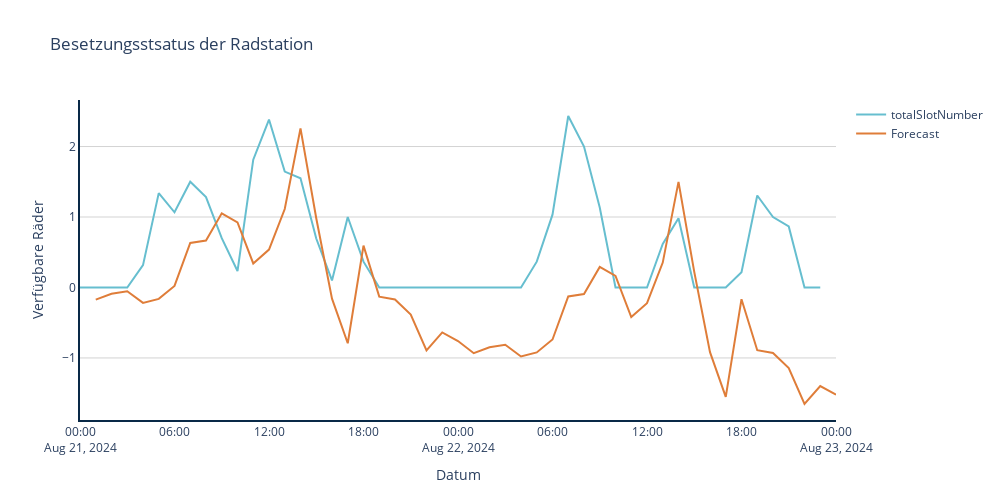

Notebook cell for this chart:
### Markdown cell above
Initially we check if we could simply predict the avaiable bikes over the course of a day to see how well the prediction would go well. After around 5h the data is not realistic anymore.

---

### Code cell
train = df_ags_mf[(df_ags_mf.index <= '2024-08-21 00:00:00+00:00') & (df_ags_mf.index > '2024-08-9 00:00:00+00:00')]['availableBikeNumber']
test = df_ags_mf[(df_ags_mf.index >= '2024-08-21 00:00:00+00:00') & (df_ags_mf.index < '2024-08-23 00:00:00+00:00')]['availableBikeNumber']
try:
    model = ExponentialSmoothing(train, trend='add', seasonal='add', initialization_method = 'estimated',
                                 seasonal_periods=24)
    fit = model.fit(smoothing_seasonal=0.2,)
    forecast = fit.forecast(
        steps=48)
except:
    print(fit.mle_retvals)
print(f'Mean Squared Error: {mean_squared_error(test, forecast)}')
print(f'Mean Absolute percentage Error: {mean_absolute_percentage_error(test, forecast)}')
print(f'Root Mean Squared Error: {root_mean_squared_error(test, forecast)}')
plot_that(test,forecast)
